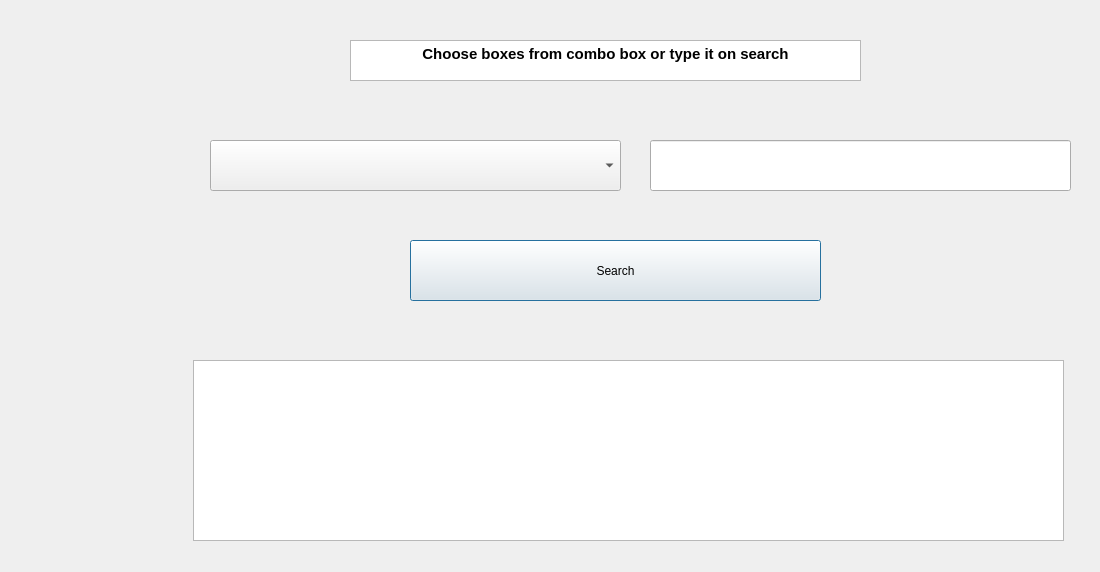
<?xml version="1.0" encoding="UTF-8"?>
<ui version="4.0">
 <class>Dialog</class>
 <widget class="QDialog" name="Dialog">
  <property name="geometry">
   <rect>
    <x>0</x>
    <y>0</y>
    <width>1100</width>
    <height>572</height>
   </rect>
  </property>
  <property name="mouseTracking">
   <bool>false</bool>
  </property>
  <property name="windowTitle">
   <string>Dialog</string>
  </property>
  <property name="locale">
   <locale language="Russian" country="Russia"/>
  </property>
  <widget class="QComboBox" name="parcelboxComboBox">
   <property name="geometry">
    <rect>
     <x>210</x>
     <y>140</y>
     <width>411</width>
     <height>51</height>
    </rect>
   </property>
  </widget>
  <widget class="QLineEdit" name="addressInput">
   <property name="geometry">
    <rect>
     <x>650</x>
     <y>140</y>
     <width>421</width>
     <height>51</height>
    </rect>
   </property>
  </widget>
  <widget class="QPushButton" name="searchComboBTN">
   <property name="geometry">
    <rect>
     <x>410</x>
     <y>240</y>
     <width>411</width>
     <height>61</height>
    </rect>
   </property>
   <property name="text">
    <string>Search</string>
   </property>
  </widget>
  <widget class="QTextEdit" name="Previev_text">
   <property name="geometry">
    <rect>
     <x>350</x>
     <y>40</y>
     <width>511</width>
     <height>41</height>
    </rect>
   </property>
   <property name="readOnly">
    <bool>true</bool>
   </property>
   <property name="html">
    <string>&lt;!DOCTYPE HTML PUBLIC &quot;-//W3C//DTD HTML 4.0//EN&quot; &quot;http://www.w3.org/TR/REC-html40/strict.dtd&quot;&gt;
&lt;html&gt;&lt;head&gt;&lt;meta name=&quot;qrichtext&quot; content=&quot;1&quot; /&gt;&lt;meta charset=&quot;utf-8&quot; /&gt;&lt;style type=&quot;text/css&quot;&gt;
p, li { white-space: pre-wrap; }
hr { height: 1px; border-width: 0; }
li.unchecked::marker { content: &quot;\2610&quot;; }
li.checked::marker { content: &quot;\2612&quot;; }
&lt;/style&gt;&lt;/head&gt;&lt;body style=&quot; font-family:'Segoe UI'; font-size:9pt; font-weight:400; font-style:normal;&quot;&gt;
&lt;p align=&quot;center&quot; style=&quot; margin-top:0px; margin-bottom:0px; margin-left:0px; margin-right:0px; -qt-block-indent:0; text-indent:0px;&quot;&gt;&lt;span style=&quot; font-size:11pt; font-weight:700; color:#000000;&quot;&gt;Choose boxes from combo box or type it on search&lt;/span&gt;&lt;/p&gt;&lt;/body&gt;&lt;/html&gt;</string>
   </property>
  </widget>
  <widget class="QTextEdit" name="Result_edit">
   <property name="geometry">
    <rect>
     <x>193</x>
     <y>360</y>
     <width>871</width>
     <height>181</height>
    </rect>
   </property>
   <property name="readOnly">
    <bool>true</bool>
   </property>
  </widget>
 </widget>
 <resources/>
 <connections/>
</ui>
